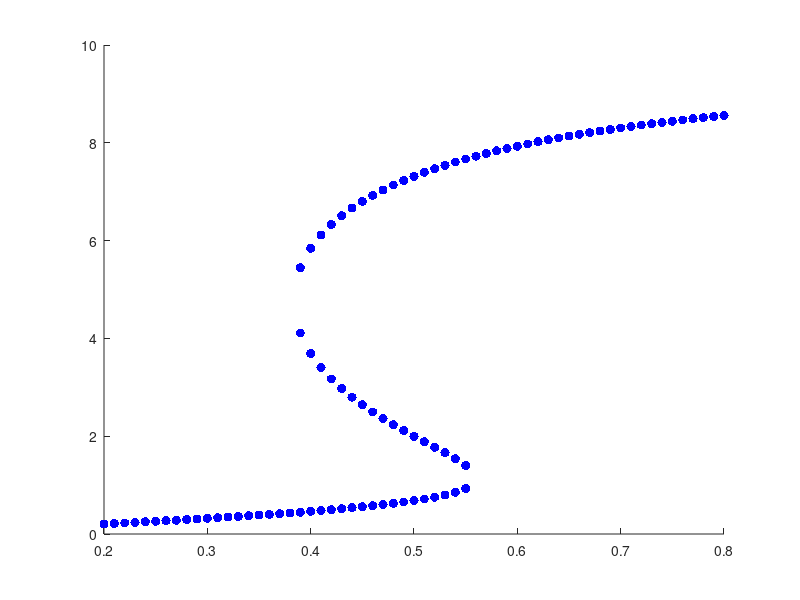

Here is the MATLAB script that generated this plot:
clear all 
format long

q = 10 ;

R = 0.2:0.01:0.8 ;

M = length(R);

for j = 1:M 
    r = R(j);
    y = roots([r  -r*q q+r -r*q]);
    n = length(y);
    hold on 
    for k = 1:n
        if imag(y(k)) == 0 && real(y(k)) >= 0
            plot(r,y(k),'b.','MarkerSize',20);
        end
    end
end